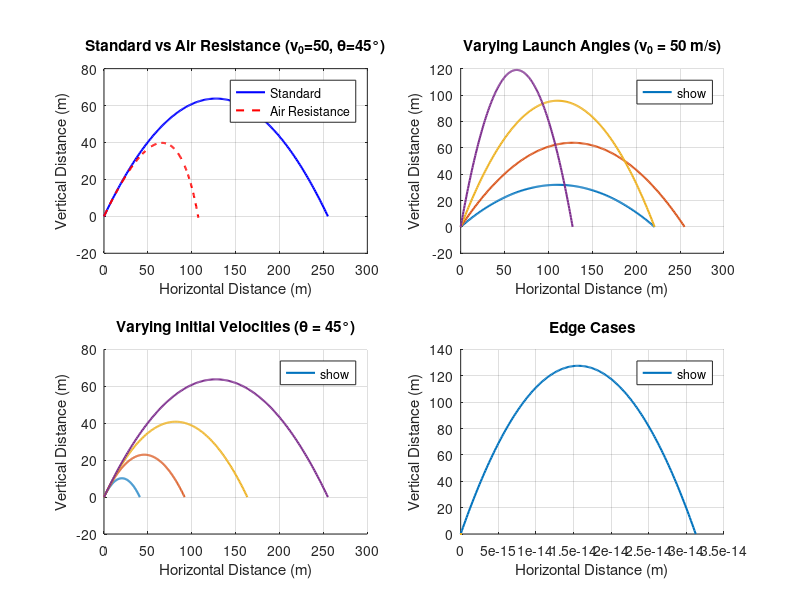

Write MATLAB code to recreate this figure.


gravity = 9.8; % Gravity (m/s^2)

% Initialize Figure with 4 Subplots for comprehensive testing
figure('Name', 'Experiment 1: Comprehensive Projectile Motion Analysis', 'Position', [100, 100, 1000, 800]);

% =========================================================================
% 1. Standard Trajectory vs. Air Resistance Enhancement (Steps 2, 3, 5)
% =========================================================================
baseVelocity = 50;
baseAngleDeg = 45;
baseAngleRad = (pi / 180) * baseAngleDeg;

flightTimeBase = (2 * baseVelocity * sin(baseAngleRad)) / gravity;
timeBase = linspace(0, flightTimeBase, 200);

xBase = baseVelocity .* cos(baseAngleRad) .* timeBase;
yBase = baseVelocity .* sin(baseAngleRad) .* timeBase - 0.5 .* gravity .* timeBase.^2;

% Air Resistance (Euler Method)
mass = 1.0;
dragCoeff = 0.25;
timeStep = timeBase(2) - timeBase(1);

xDrag = zeros(1, length(timeBase));
yDrag = zeros(1, length(timeBase));
velX = baseVelocity * cos(baseAngleRad);
velY = baseVelocity * sin(baseAngleRad);

for stepIdx = 2:length(timeBase)
    accelX = -(dragCoeff/mass) * velX;
    accelY = -gravity - (dragCoeff/mass) * velY;

    velX = velX + accelX * timeStep;
    velY = velY + accelY * timeStep;

    xDrag(stepIdx) = xDrag(stepIdx-1) + velX * timeStep;
    yDrag(stepIdx) = yDrag(stepIdx-1) + velY * timeStep;

    if yDrag(stepIdx) < 0
        xDrag = xDrag(1:stepIdx);
        yDrag = yDrag(1:stepIdx);
        break;
    end
end

subplot(2, 2, 1);
plot(xBase, yBase, 'b-', 'LineWidth', 1.5);
hold on;
plot(xDrag, yDrag, 'r--', 'LineWidth', 1.5);
title('Standard vs Air Resistance (v_0=50, \theta=45°)');
xlabel('Horizontal Distance (m)');
ylabel('Vertical Distance (m)');
legend('Standard', 'Air Resistance', 'Location', 'best');
grid on;
hold off;

% =========================================================================
% 2. Testing Varying Launch Angles (Step 4)
% =========================================================================
subplot(2, 2, 2);
hold on;
fixedVelocity = 50;
angleSweepDeg = [30, 45, 60, 75];

for sweepIdx = 1:length(angleSweepDeg)
    sweepAngleRad = (pi / 180) * angleSweepDeg(sweepIdx);
    sweepFlightTime = (2 * fixedVelocity * sin(sweepAngleRad)) / gravity;
    sweepTime = linspace(0, sweepFlightTime, 200);
    sweepX = fixedVelocity .* cos(sweepAngleRad) .* sweepTime;
    sweepY = fixedVelocity .* sin(sweepAngleRad) .* sweepTime - 0.5 .* gravity .* sweepTime.^2;
    plot(sweepX, sweepY, 'LineWidth', 1.5, 'DisplayName', sprintf('%d°', angleSweepDeg(sweepIdx)));
end

title('Varying Launch Angles (v_0 = 50 m/s)');
xlabel('Horizontal Distance (m)');
ylabel('Vertical Distance (m)');
legend('show', 'Location', 'best');
grid on;
hold off;

% =========================================================================
% 3. Testing Varying Initial Velocities (Step 4)
% =========================================================================
subplot(2, 2, 3);
hold on;
fixedAngleDeg = 45;
fixedAngleRad = (pi / 180) * fixedAngleDeg;
velocitySweep = [20, 30, 40, 50];

for velIdx = 1:length(velocitySweep)
    currentVelocity = velocitySweep(velIdx);
    velFlightTime = (2 * currentVelocity * sin(fixedAngleRad)) / gravity;
    velTime = linspace(0, velFlightTime, 200);
    velTrajX = currentVelocity .* cos(fixedAngleRad) .* velTime;
    velTrajY = currentVelocity .* sin(fixedAngleRad) .* velTime - 0.5 .* gravity .* velTime.^2;
    plot(velTrajX, velTrajY, 'LineWidth', 1.5, 'DisplayName', sprintf('%d m/s', currentVelocity));
end

title('Varying Initial Velocities (\theta = 45°)');
xlabel('Horizontal Distance (m)');
ylabel('Vertical Distance (m)');
legend('show', 'Location', 'best');
grid on;
hold off;

% =========================================================================
% 4. Testing Edge Cases
% =========================================================================
subplot(2, 2, 4);
hold on;

% Edge cases array setup: [Velocity, Angle_in_Degrees, Description]
edgeCases = {
    50, 90, '90° (Straight Up)';
    50, 0,  '0° (Horizontal)';
    0,  45, 'v_0 = 0 m/s'
};

for edgeIdx = 1:size(edgeCases, 1)
    edgeVelocity = edgeCases{edgeIdx, 1};
    edgeAngleRad = (pi / 180) * edgeCases{edgeIdx, 2};
    edgeLabel = edgeCases{edgeIdx, 3};

    % Adjust max time for visualization if it doesn't leave the ground
    if edgeVelocity == 0 || edgeAngleRad == 0
        edgeFlightTime = 2;
    else
        edgeFlightTime = (2 * edgeVelocity * sin(edgeAngleRad)) / gravity;
    end

    edgeTime = linspace(0, edgeFlightTime, 200);
    edgeHeights = edgeVelocity .* sin(edgeAngleRad) .* edgeTime - 0.5 .* gravity .* edgeTime.^2;

    % Filter to only show trajectory above or equal to ground level
    aboveGround = edgeHeights >= 0;
    edgeX = edgeVelocity .* cos(edgeAngleRad) .* edgeTime(aboveGround);
    edgeY = edgeHeights(aboveGround);

    % If object never moves, plot a point at origin
    if isempty(edgeX)
        edgeX = 0; edgeY = 0;
    end

    plot(edgeX, edgeY, 'LineWidth', 1.5, 'DisplayName', edgeLabel);
end

title('Edge Cases');
xlabel('Horizontal Distance (m)');
ylabel('Vertical Distance (m)');
legend('show', 'Location', 'best');
grid on;
hold off;
